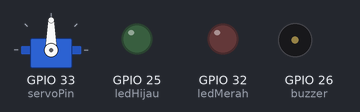
A sketch run on a simulated ESP32. Parts: servo, output pins drawn as LEDs (lit = HIGH), buzzer (waves = sounding, pin HIGH). WiFi joins after 1.5 s; servers stay silent unless stated; the Firebase database answers and starts empty; what the sketch prints to the serial monitor is not drawn.

Above: at 1.6 s.
Timing chart, 0 to 3.3 s (numbered marks = the images above):
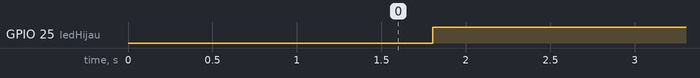

The sketch:

TubesPPIESP2.ino
```cpp
#include <Firebase_ESP_Client.h>
#include "addons/TokenHelper.h"
#include "addons/RTDBHelper.h"
#include <Wifi.h>
#include <Servo.h>

FirebaseData fbdo;
FirebaseAuth auth;
FirebaseConfig config;
bool signupOK = false;
#define WIFI_SSID "Pesonabali"
#define WIFI_PASSWORD "TU260922"
#define API_KEY "AIzaSyDtph1iI1NOzzjmFMvUTEffg1oFrMgGCLk"
#define DATABASE_URL "https://makankucing-1419d-default-rtdb.firebaseio.com/"


//variabel LED
#define ledHijau 25 //atur aja sesuai pin yg mau dipake
#define ledMerah 32 //atur aja sesuai pin yg mau dipake

//variabel buat Buzzer
int buzzer = 26;

//variabel buat Servo
Servo myservo; //variabel untuk perhitungan sudut putar
int sudut;
static const int servoPin = 33;

//var global
float nilaiFloat=0;
String nilaiString;

void setup() {
  Serial.begin(115200);
  WiFi.begin(WIFI_SSID, WIFI_PASSWORD);
  Serial.print("Connecting to Wi-Fi");
  while (WiFi.status() != WL_CONNECTED){
    Serial.print(".");
    delay(500);
  }
  Serial.println();
  Serial.print("Connected with IP: ");
  Serial.println(WiFi.localIP());
  Serial.println();
  Serial.printf("Firebase Client v%s\n\n", FIREBASE_CLIENT_VERSION);
  config.api_key = API_KEY;
  if (Firebase.signUp(&config, &auth, "","")){
    Serial.println("Firebase success");
    signupOK = true;
  }
  else{
    String firebaseErrorMessage =config.signer.signupError.message.c_str();
    Serial.printf("%s\n",firebaseErrorMessage);
  }
  config.database_url = DATABASE_URL;
  config.token_status_callback = tokenStatusCallback;
  Firebase.begin(&config, &auth);
  Firebase.reconnectWiFi(true);
  //setup servo
  myservo.attach(servoPin); // servo atur pin lokasinya
  //setup led
  pinMode(ledHijau, OUTPUT);
  pinMode(ledMerah, OUTPUT);
  //setup buzzer
  pinMode(buzzer, OUTPUT);
}

void loop() {
  Firebase.RTDB.getInt(&fbdo, "Makanan");
  if (fbdo.dataType() == "int") {
      nilaiFloat = fbdo.to<int>();
  }
  else {
    Serial.println("FAILED");
    Serial.println("REASON: " + fbdo.errorReason());
  }
  Firebase.RTDB.getString(&fbdo, "Tombol");
  if (fbdo.dataType() == "string") {
      nilaiString = fbdo.to<const char *>();
  }
  else {
    Serial.println("FAILED");
    Serial.println("REASON: " + fbdo.errorReason());
  }
  if(nilaiFloat <= 20){
    digitalWrite(ledHijau, HIGH);
    digitalWrite(ledMerah, LOW);
    myservo.write(90);
    digitalWrite(buzzer,LOW);
  }
  else {
    digitalWrite(ledHijau, LOW);
    digitalWrite(ledMerah, HIGH);
    myservo.write(180);
    digitalWrite(buzzer,HIGH);
  }
  delay(3500);
  if(nilaiString == "1"){
    myservo.write(180);
    delay(3500);
    Firebase.RTDB.setString(&fbdo, "Tombol", 0);
  }
  else{delay(3500);}
}
```

Measured:
- by itself, GPIO 25 (ledHijau): LOW → HIGH at 1.8 s
